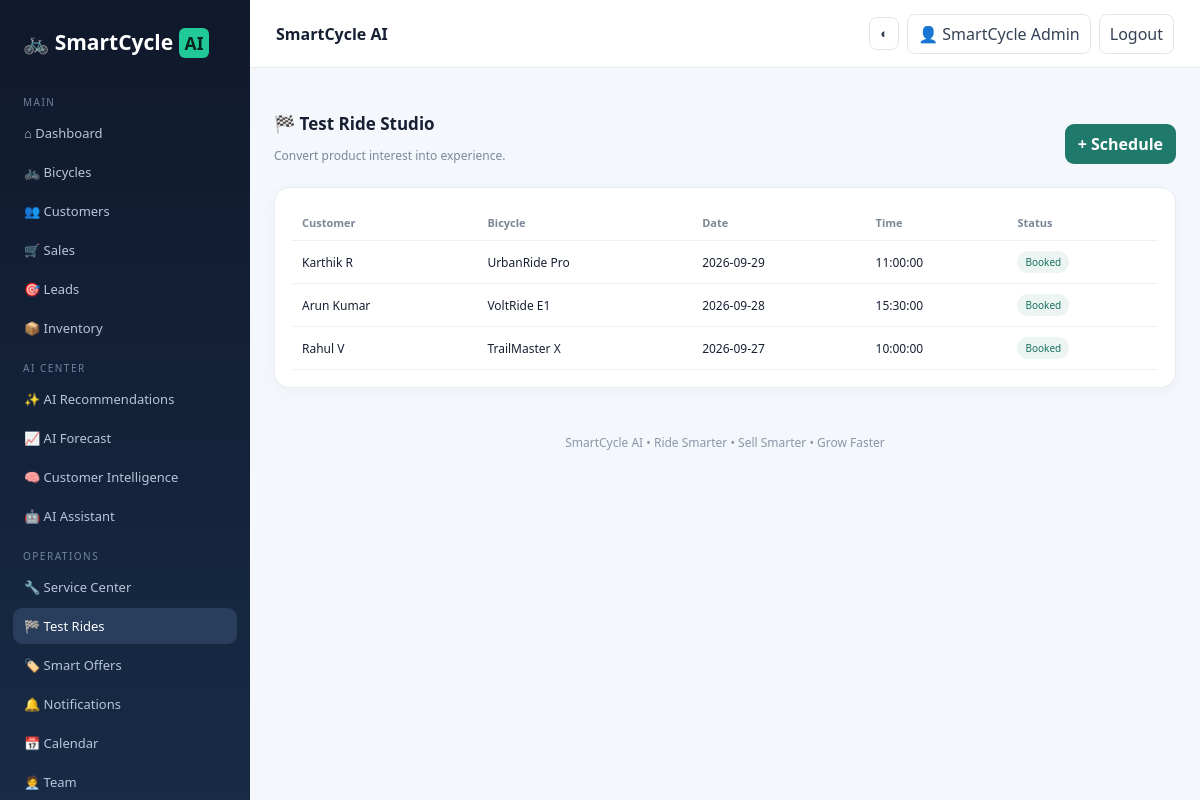
/test_rides.php (signed in), run on the app's committed database.
### tables this page shows
CREATE TABLE test_rides(id INT AUTO_INCREMENT PRIMARY KEY,customer_id INT,bicycle_id INT,ride_date DATE,ride_time TIME,status VARCHAR(40));

CREATE TABLE customers(id INT AUTO_INCREMENT PRIMARY KEY,name VARCHAR(120),email VARCHAR(150),phone VARCHAR(30),city VARCHAR(80),segment VARCHAR(60));

CREATE TABLE bicycles(id INT AUTO_INCREMENT PRIMARY KEY,name VARCHAR(120),sku VARCHAR(50) UNIQUE,category VARCHAR(50),price DECIMAL(12,2),stock INT,ai_tag VARCHAR(80));

### config.php (called while the page is built, shortened)
<?php
function e($v){return htmlspecialchars((string)$v,ENT_QUOTES,"UTF-8");}
?>

### test_rides.php (the view)
<?php $title="Test Rides";require "includes/header.php";$r=$conn->query("SELECT t.*,c.name customer,b.name bicycle FROM test_rides t JOIN customers c ON c.id=t.customer_id JOIN bicycles b ON b.id=t.bicycle_id ORDER BY ride_date DESC");?><div class="section-title"><div><h2>🏁 Test Ride Studio</h2><p class="muted">Convert product interest into experience.</p></div><a class="btn primary" href="add_test_ride.php">+ Schedule</a></div><div class="card"><table><tr><th>Customer</th><th>Bicycle</th><th>Date</th><th>Time</th><th>Status</th></tr><?php while($x=$r->fetch_assoc()):?><tr><td><?=e($x["customer"])?></td><td><?=e($x["bicycle"])?></td><td><?=e($x["ride_date"])?></td><td><?=e($x["ride_time"])?></td><td><span class="badge"><?=e($x["status"])?></span></td></tr><?php endwhile;?></table></div><?php require "includes/footer.php";?>

### assets/style.css (style rules this page uses)
* { box-sizing:border-box }
body { margin:0;font-family:Segoe UI,Arial,sans-serif;background:#f4f7fb;color:#172033 }
.card { background:#fff;border:1px solid #e6ebf1;border-radius:15px;padding:17px;box-shadow:0 5px 18px #14203708 }
.section-title { display:flex;justify-content:space-between;align-items:center;margin:20px 0 11px }
.section-title h2 { font-size:17px;margin:0 }
.btn { display:inline-block;border:0;border-radius:9px;padding:9px 13px;text-decoration:none;cursor:pointer;font-weight:650 }
.primary { background:#1f7a6b;color:#fff }
table { width:100%;border-collapse:collapse;font-size:12px }
th,td { text-align:left;padding:10px;border-bottom:1px solid #edf0f4 }
th { color:#7b8797;font-size:11px }
.badge { display:inline-block;padding:4px 8px;border-radius:20px;background:#edf5f2;color:#15715f;font-size:10px }
.muted { color:#7d8899;font-size:12px }

### data on the page
test_rides: customer.name "Karthik R", bicycle.name "UrbanRide Pro", ride_date "2026-09-29", ride_time "11:00:00", status "Booked"
test_rides: customer.name "Arun Kumar", bicycle.name "VoltRide E1", ride_date "2026-09-28", ride_time "15:30:00", status "Booked"
test_rides: customer.name "Rahul V", bicycle.name "TrailMaster X", ride_date "2026-09-27", ride_time "10:00:00", status "Booked"

### other printed values
$n[1] "⌂ Dashboard"
$n[1] "🚲 Bicycles"
$n[1] "👥 Customers"
$n[1] "🛒 Sales"
$n[1] "🎯 Leads"
$n[1] "📦 Inventory"
$n[1] "✨ AI Recommendations"
$n[1] "📈 AI Forecast"
$n[1] "🧠 Customer Intelligence"
$n[1] "🤖 AI Assistant"
$n[1] "🔧 Service Center"
$n[1] "🏁 Test Rides"
$n[1] "🏷️ Smart Offers"
$n[1] "🔔 Notifications"
$n[1] "📅 Calendar"
